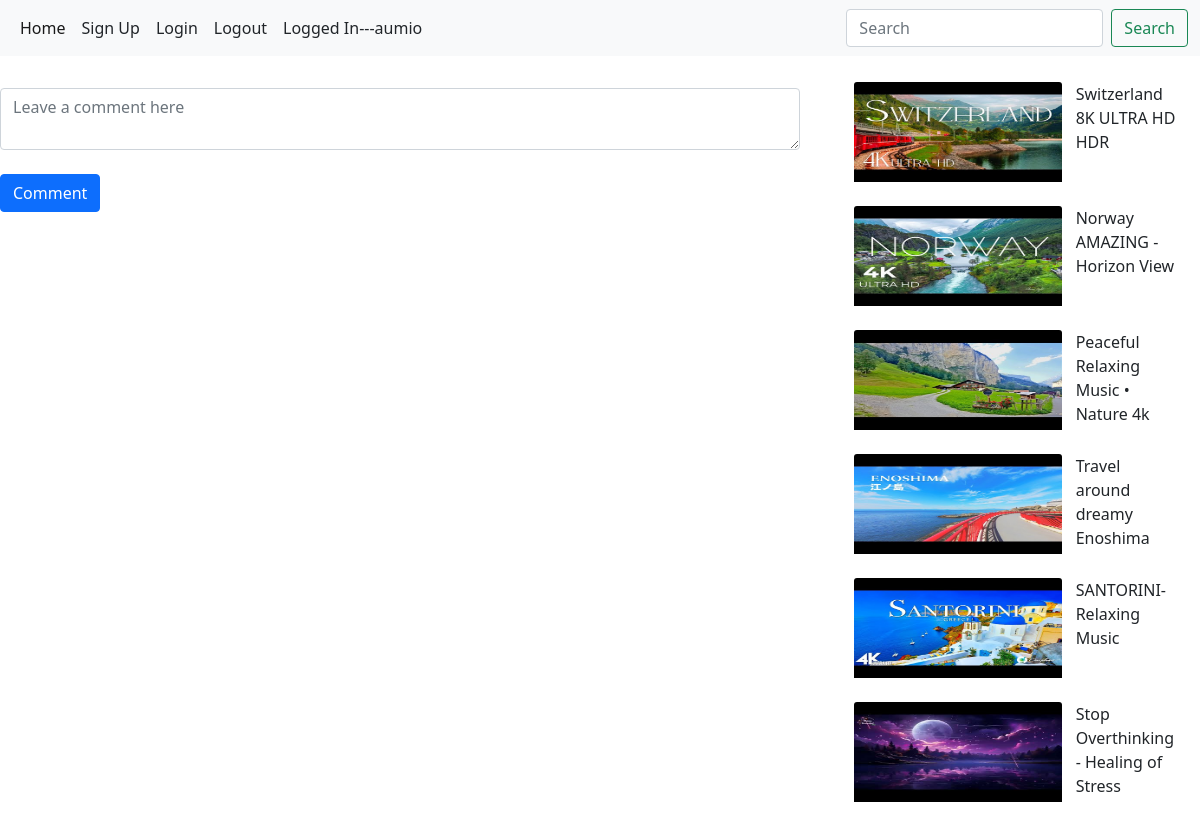
/watch2/ (signed in), run on the app's committed database.
### streaming/models.py (models this page shows, shortened)
class Item(models.Model):
    name = models.CharField(max_length=100, blank=True,null=True)
    video = EmbedVideoField()
    thumbnail = models.ImageField(upload_to='thumbnail',blank=True,null=True)

### streaming/views.py (the view, shortened to what this page needs)
# urls.py: path('watch<int:id>/',views.watch,name='watch'),
@login_required
def watch(request,id):
    data = Item.objects.get(id = id)
    recommended = Item.objects.all().exclude(id = id)
    comment_data = comment.objects.filter(content_id = id).order_by('-created').all()
    context={
        'data':data,
        'comment_data':comment_data,
        'recommended':recommended,
    }
    return render(request,'watch.html',context)

### templates/watch.html (shortened to what this page needs)
{% extends 'base.html' %}
{% load embed_video_tags %}
{% block content %}
    <div class="content-wrap">
      <div class="ml-5 mt-3">
          <form method="post" action="{% url 'watch' data.id %}" >
              <div class="form-group">
                <textarea class="form-control" name="comment" placeholder="Leave a comment here" id="floatingTextarea" style="width:800px;"></textarea>
              </div><br>
              <button type="submit" class="btn btn-primary">Comment</button>
            </form>
      </div>
  </div>
  <div class="container side_div">
    {% for i in recommended %}
    <div class="thumbnail">
      <div class="sub_thumbnail thumbnail_image">
        <a href="{% url 'watch' i.id %}"><img src="/media/{{i.thumbnail}}" class="card-img-top" alt="..." height="100px"></a>
      </div>
      <div class=" sub_thumbnail thumbnail_caption">
        {{i.name}}
      </div>
    </div><br>
    {% endfor %}
  </div>
{% endblock %}

### templates/base.html (shortened to what this page needs)
<!doctype html>
<html lang="en">
  <head>
    <link href="https://cdn.jsdelivr.net/npm/bootstrap@5.0.2/dist/css/bootstrap.min.css" rel="stylesheet">
  </head>
  <body>
    <nav class="navbar navbar-expand-lg navbar-light bg-light">
      <div class="container-fluid">
        <div class="collapse navbar-collapse" id="navbarSupportedContent">
          <ul class="navbar-nav me-auto mb-2 mb-lg-0">
            <li class="nav-item">
              <a class="nav-link active" aria-current="page" href="{% url 'home' %}">Home</a>
            </li>
            <li class="nav-item">
              <a class="nav-link text-dark" href="{% url 'user_registration' %}">Sign Up</a>
            </li>
            <li class="nav-item">
              <a class="nav-link text-dark" href="{% url 'user_login' %}">Login</a>
            </li>
            <li class="nav-item">
              <a class="nav-link text-dark" href="{% url 'user_logout' %}">Logout</a>
            </li>
            <li class="nav-item">
              <a class="nav-link text-dark">Logged In---{{request.user.username}}</a>
            </li>
          </ul>
          <form class="d-flex" method="GET" action="{% url 'search' %}">
            <input class="form-control me-2" type="search" name="q" placeholder="Search" aria-label="Search">
            <button class="btn btn-outline-success" type="submit">Search</button>
          </form>
        </div>
      </div>
    </nav>
    {% block content %}
    {% endblock %}
  </body>
</html>

### templates/base.html (style rules this page uses)
.side_div { width:350px; position:absolute; left:70%; top:80px; }
.thumbnail { height:100px; width:100%; }
.sub_thumbnail { float:left; padding:2px; }
.thumbnail_image { height:100%; width : 65%; }
.thumbnail_caption { height:100%; width: 32%; position:relative; left:3%; }

### data on the page
Item: thumbnail (placeholder picture), name "Switzerland 8K ULTRA HD HDR"
Item: thumbnail (placeholder picture), name "Norway AMAZING - Horizon View"
Item: thumbnail (placeholder picture), name "Peaceful Relaxing Music • Nature 4k"
Item: thumbnail (placeholder picture), name "Travel around dreamy Enoshima"
Item: thumbnail (placeholder picture), name "SANTORINI- Relaxing Music"
Item: thumbnail (placeholder picture), name "Stop Overthinking - Healing of Stress"

### other printed values
{{ request.user.username }} "aumio"
